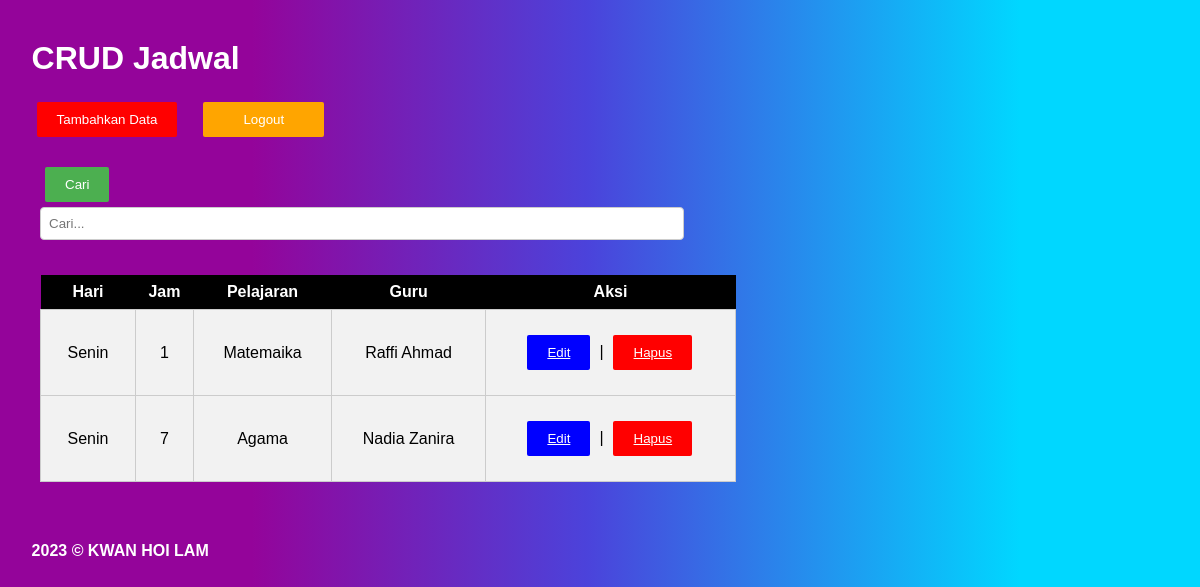
The page /index.php?cari=Senin (signed in) on the database its author committed.
### tables this page shows
CREATE TABLE `jadwal` (
  `id` int(30) NOT NULL,
  `hari` varchar(31) NOT NULL,
  `jam` varchar(25) NOT NULL,
  `pelajaran` varchar(25) NOT NULL,
  `guru` varchar(25) NOT NULL
);

### index.php (the view, shortened to what this page needs)
<!DOCTYPE html>
<html>
<head>
    <link rel="stylesheet" href="style.css">
</head>
<body>
    <h1>CRUD Jadwal</h1>
    <a href="tambah.php"> <button type="submitt"> Tambahkan Data </button></a>
    <a href="logout.php"> <button type="logout"> Logout </button></a> <br>
    <form action="index.php" method="GET">
        <button type="submit">Cari </button>
        <input type="text" name="cari" id=cari placeholder="Cari...">
        <div class="table-container">
            <table>
                <tr>
                    <th>Hari</th>
                    <th>Jam</th>
                    <th>Pelajaran</th>
                    <th>Guru</th>
                    <th>Aksi</th>
                </tr>
                <?php
                include 'koneksi.php';
                if (isset($_GET['cari'])) {
                    $cari = $_GET['cari'];
                    $query = "SELECT * FROM jadwal WHERE hari LIKE '%$cari%' OR pelajaran LIKE '%$cari%' OR guru LIKE '%$cari%'";
                } else {
                    $query = "SELECT * FROM jadwal";
                }
                $result = mysqli_query($koneksi, $query);
                if (mysqli_num_rows($result) > 0) {
                    while ($row = mysqli_fetch_assoc($result)) {
                        echo "<tr>";
                        echo "<td>" . $row['hari'] . "</td>";
                        echo "<td>" . $row['jam'] . "</td>";
                        echo "<td>" . $row['pelajaran'] . "</td>";
                        echo "<td>" . $row['guru'] . "</td>";
                        echo "<td>";
                        echo "<button type='edit'> <a href='edit.php?id=" . $row['id'] . "'>Edit </button></a> | ";
                        echo "<button type='submitt'> <a href='hapus.php?id=" . $row['id'] . "'>Hapus </button> </a>";
                        echo "</td>";
                        echo "</tr>";
                    }
                } else {
                    echo "<tr><td colspan='6'>Data tidak ditemukan</td></tr>";
                }
                ?>
            </table>
        </div>
    </form>
    <h4> 2023 &copy KWAN HOI LAM </h4>
</body>
</html>

### style.css (style rules this page uses)
body { font-family: Arial, sans-serif; margin: 20px; background: rgb(148, 4, 154); background: linear-gradient( 90deg, rgba(148, 4, 154, 1) 21%, rgba(75, 67, 219, 1) 49%, rgba(0, 215, 255, 1) 85% ); }
a, h1, h4 { margin-bottom: 10px; color: white; margin-top: 40px; margin-left: 1%; }
table { width: 100%; }
body { font-family: Arial, sans-serif; margin: 20px; }
h1 { margin-bottom: 20px; }
form { width: 60%; padding: 20px; border-radius: 5px; }
form input[type="text"], form select { width: 90%; padding: 8px; margin-bottom: 15px; border: 1px solid #ccc; border-radius: 4px; }
button { background-color: #4caf50; color: white; padding: 10px 20px; margin: 5px; border: none; border-radius: 2px; cursor: pointer; }
button[type="submitt"] { background-color: red; color: white; padding: 10px 20px; border: none; border-radius: 2px; cursor: pointer; }
button[type="edit"] { background-color: blue; color: white; padding: 10px 20px; border: none; border-radius: 2px; cursor: pointer; }
button[type="logout"] { background-color: orange; color: white; padding: 10px 40px; cursor: pointer; }
.table-container { display: flex; justify-content: center; }
table { width: 100%; border-collapse: collapse; margin-top: 20px; text-align: center; }
th { background-color: black; color: white; padding: 8px; }
td { padding: 20px; border: 1px solid #ccc; background-color: #f2f2f2; }
tr:nth-child(odd) { background-color: #f2f2f2; }
form input[type="text"], cari { width: 90%; padding: 8px; margin-bottom: 15px; border: 1px solid #ccc; border-radius: 4px; }

### rows shown on the page
jadwal: hari "Senin", jam "1", pelajaran "Matemaika", guru "Raffi Ahmad"
jadwal: hari "Senin", jam "7", pelajaran "Agama", guru "Nadia Zanira"
